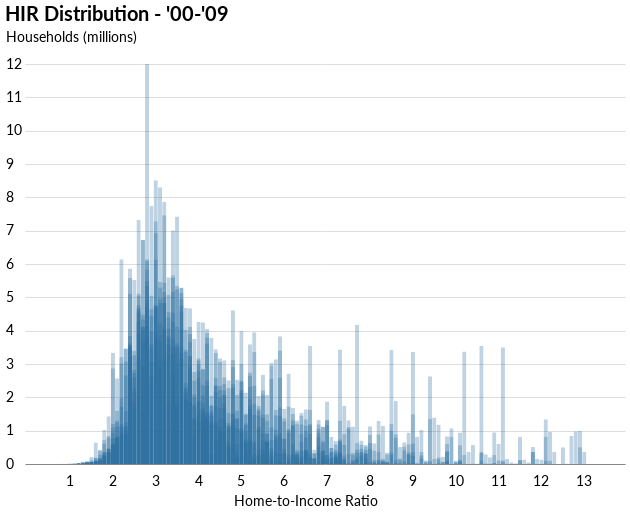

Notebook source saved alongside this figure:
### Markdown cell above
#### 2000-2010 Distribution

### Code cell
years = range(2000,2010)
variables = []
counter = 0
for year in years:
    df = pd.DataFrame(yrs_dict[year]['bins'].items(), columns=['Bins', 'Counts']).sort_values(['Bins'])
    df = df[df.Bins <= 13]  # Removing outliers (to ensure consistent x axis values)
    add_vals = []
    for val in np.arange(0,14,.1):
        if round(val,1) not in df.Bins.values:
            add_vals.append(round(val,1))
    missing_vals = pd.DataFrame({'Bins':add_vals, 'Counts':list(np.full(len(add_vals),0))})
    df = pd.concat([df, missing_vals]).sort_values('Bins')
    
    var = alt.Chart(df, title='HIR Distribution - \'00-\'09'
                   ).mark_bar(color='#2d6e9f', size=4.2, opacity=.3, cornerRadiusTopLeft=1, cornerRadiusTopRight=1
                             ).encode(x=alt.X('Bins:O', title='Home-to-Income Ratio', axis=alt.Axis(labelExpr='datum.value % 1 ? null : datum.label', values=list(range(1,14)))), 
                                      y=alt.Y('Counts:Q', title='Households (millions)', scale=alt.Scale(domain=[0,12])))
    variables.append(var)
    counter += 1

combined0009 = var   # Last chart created (must assign altair chart object to variable to enable appending)
for var in variables[:-1]:  # Excluding last chart
    combined0009 += var

combined0009

### Figure 1 — Vega-Lite specification as saved in the notebook (floating-point values rounded to 4 significant figures; data arrays with more than 128 entries replaced by an {"elided": "..."} marker saying what was removed)
{"width": 600, "height": 400, "background": "white", "config": {"title": {"fontSize": 20, "anchor": "start", "font": "Lato", "offset": 5}, "axisX": {"grid": false, "labelFont": "Lato", "labelFontSize": 14, "labelAngle": 0, "labelPadding": 10, "ticks": false, "tickSize": 5, "title": null, "titleFont": "Lato", "titleFontSize": 14, "titleFontWeight": "light", "titleY": 30, "titleX": 280}, "axisY": {"grid": true, "gridOpacity": 1, "labelFont": "Lato", "labelFontSize": 14, "labelLimit": 100, "labelAlign": "left", "labelPadding": 20, "ticks": false, "title": null, "titleFont": "Lato", "titleFontWeight": "normal", "titleFontSize": 14, "titleAlign": "left", "titleAngle": 0, "titleY": -20, "titleX": -20, "domainWidth": 0}, "view": {"strokeOpacity": 0}}, "layer": [{"data": {"name": "data-b96737a7b70fcb82a5667d5a6de54204"}, "mark": {"type": "bar", "color": "#2d6e9f", "cornerRadiusTopLeft": 1, "cornerRadiusTopRight": 1, "opacity": 0.3, "size": 4.2}, "encoding": {"x": {"type": "ordinal", "axis": {"labelExpr": "datum.value % 1 ? null : datum.label", "values": [1, 2, 3, 4, 5, 6, 7, 8, 9, 10, 11, 12, 13]}, "field": "Bins", "title": "Home-to-Income Ratio"}, "y": {"type": "quantitative", "field": "Counts", "scale": {"domain": [0, 12]}, "title": "Households (millions)"}}, "title": "HIR Distribution - '00-'09"}, {"data": {"name": "data-470a5dd970b6d2bbfcc732d3fb9ddc75"}, "mark": {"type": "bar", "color": "#2d6e9f", "cornerRadiusTopLeft": 1, "cornerRadiusTopRight": 1, "opacity": 0.3, "size": 4.2}, "encoding": {"x": {"type": "ordinal", "axis": {"labelExpr": "datum.value % 1 ? null : datum.label", "values": [1, 2, 3, 4, 5, 6, 7, 8, 9, 10, 11, 12, 13]}, "field": "Bins", "title": "Home-to-Income Ratio"}, "y": {"type": "quantitative", "field": "Counts", "scale": {"domain": [0, 12]}, "title": "Households (millions)"}}, "title": "HIR Distribution - '00-'09"}, {"data": {"name": "data-661c661d126d67446522433caa73343d"}, "mark": {"type": "bar", "color": "#2d6e9f", "cornerRadiusTopLeft": 1, "cornerRadiusTopRight": 1, "opacity": 0.3, "size": 4.2}, "encoding": {"x": {"type": "ordinal", "axis": {"labelExpr": "datum.value % 1 ? null : datum.label", "values": [1, 2, 3, 4, 5, 6, 7, 8, 9, 10, 11, 12, 13]}, "field": "Bins", "title": "Home-to-Income Ratio"}, "y": {"type": "quantitative", "field": "Counts", "scale": {"domain": [0, 12]}, "title": "Households (millions)"}}, "title": "HIR Distribution - '00-'09"}, {"data": {"name": "data-b6c7e2cd377d226e890f798123f118c0"}, "mark": {"type": "bar", "color": "#2d6e9f", "cornerRadiusTopLeft": 1, "cornerRadiusTopRight": 1, "opacity": 0.3, "size": 4.2}, "encoding": {"x": {"type": "ordinal", "axis": {"labelExpr": "datum.value % 1 ? null : datum.label", "values": [1, 2, 3, 4, 5, 6, 7, 8, 9, 10, 11, 12, 13]}, "field": "Bins", "title": "Home-to-Income Ratio"}, "y": {"type": "quantitative", "field": "Counts", "scale": {"domain": [0, 12]}, "title": "Households (millions)"}}, "title": "HIR Distribution - '00-'09"}, {"data": {"name": "data-cc919ac954e4c0f3f788ad0ecef9075c"}, "mark": {"type": "bar", "color": "#2d6e9f", "cornerRadiusTopLeft": 1, "cornerRadiusTopRight": 1, "opacity": 0.3, "size": 4.2}, "encoding": {"x": {"type": "ordinal", "axis": {"labelExpr": "datum.value % 1 ? null : datum.label", "values": [1, 2, 3, 4, 5, 6, 7, 8, 9, 10, 11, 12, 13]}, "field": "Bins", "title": "Home-to-Income Ratio"}, "y": {"type": "quantitative", "field": "Counts", "scale": {"domain": [0, 12]}, "title": "Households (millions)"}}, "title": "HIR Distribution - '00-'09"}, {"data": {"name": "data-ca4a4b26c03944cbf2af694ebc0e9ff2"}, "mark": {"type": "bar", "color": "#2d6e9f", "cornerRadiusTopLeft": 1, "cornerRadiusTopRight": 1, "opacity": 0.3, "size": 4.2}, "encoding": {"x": {"type": "ordinal", "axis": {"labelExpr": "datum.value % 1 ? null : datum.label", "values": [1, 2, 3, 4, 5, 6, 7, 8, 9, 10, 11, 12, 13]}, "field": "Bins", "title": "Home-to-Income Ratio"}, "y": {"type": "quantitative", "field": "Counts", "scale": {"domain": [0, 12]}, "title": "Households (millions)"}}, "title": "HIR Distribution - '00-'09"}, {"data": {"name": "data-75c1ff47e51dd253efd744abaae35900"}, "mark": {"type": "bar", "color": "#2d6e9f", "cornerRadiusTopLeft": 1, "cornerRadiusTopRight": 1, "opacity": 0.3, "size": 4.2}, "encoding": {"x": {"type": "ordinal", "axis": {"labelExpr": "datum.value % 1 ? null : datum.label", "values": [1, 2, 3, 4, 5, 6, 7, 8, 9, 10, 11, 12, 13]}, "field": "Bins", "title": "Home-to-Income Ratio"}, "y": {"type": "quantitative", "field": "Counts", "scale": {"domain": [0, 12]}, "title": "Households (millions)"}}, "title": "HIR Distribution - '00-'09"}, {"data": {"name": "data-a0ceee40fdb20116b8d5daafa33efb77"}, "mark": {"type": "bar", "color": "#2d6e9f", "cornerRadiusTopLeft": 1, "cornerRadiusTopRight": 1, "opacity": 0.3, "size": 4.2}, "encoding": {"x": {"type": "ordinal", "axis": {"labelExpr": "datum.value % 1 ? null : datum.label", "values": [1, 2, 3, 4, 5, 6, 7, 8, 9, 10, 11, 12, 13]}, "field": "Bins", "title": "Home-to-Income Ratio"}, "y": {"type": "quantitative", "field": "Counts", "scale": {"domain": [0, 12]}, "title": "Households (millions)"}}, "title": "HIR Distribution - '00-'09"}, {"data": {"name": "data-a748491292b3e58a551a97b9fc6e8a8c"}, "mark": {"type": "bar", "color": "#2d6e9f", "cornerRadiusTopLeft": 1, "cornerRadiusTopRight": 1, "opacity": 0.3, "size": 4.2}, "encoding": {"x": {"type": "ordinal", "axis": {"labelExpr": "datum.value % 1 ? null : datum.label", "values": [1, 2, 3, 4, 5, 6, 7, 8, 9, 10, 11, 12, 13]}, "field": "Bins", "title": "Home-to-Income Ratio"}, "y": {"type": "quantitative", "field": "Counts", "scale": {"domain": [0, 12]}, "title": "Households (millions)"}}, "title": "HIR Distribution - '00-'09"}, {"data": {"name": "data-0553dca0e45b2b236fc669e1c99a9ff9"}, "mark": {"type": "bar", "color": "#2d6e9f", "cornerRadiusTopLeft": 1, "cornerRadiusTopRight": 1, "opacity": 0.3, "size": 4.2}, "encoding": {"x": {"type": "ordinal", "axis": {"labelExpr": "datum.value % 1 ? null : datum.label", "values": [1, 2, 3, 4, 5, 6, 7, 8, 9, 10, 11, 12, 13]}, "field": "Bins", "title": "Home-to-Income Ratio"}, "y": {"type": "quantitative", "field": "Counts", "scale": {"domain": [0, 12]}, "title": "Households (millions)"}}, "title": "HIR Distribution - '00-'09"}], "$schema": "https://vega.github.io/schema/vega-lite/v4.0.0.json", "datasets": {"data-b96737a7b70fcb82a5667d5a6de54204": {"elided": "140 records"}, "data-470a5dd970b6d2bbfcc732d3fb9ddc75": {"elided": "140 records"}, "data-661c661d126d67446522433caa73343d": {"elided": "140 records"}, "data-b6c7e2cd377d226e890f798123f118c0": {"elided": "140 records"}, "data-cc919ac954e4c0f3f788ad0ecef9075c": {"elided": "140 records"}, "data-ca4a4b26c03944cbf2af694ebc0e9ff2": {"elided": "140 records"}, "data-75c1ff47e51dd253efd744abaae35900": {"elided": "140 records"}, "data-a0ceee40fdb20116b8d5daafa33efb77": {"elided": "140 records"}, "data-a748491292b3e58a551a97b9fc6e8a8c": {"elided": "140 records"}, "data-0553dca0e45b2b236fc669e1c99a9ff9": {"elided": "140 records"}}}
